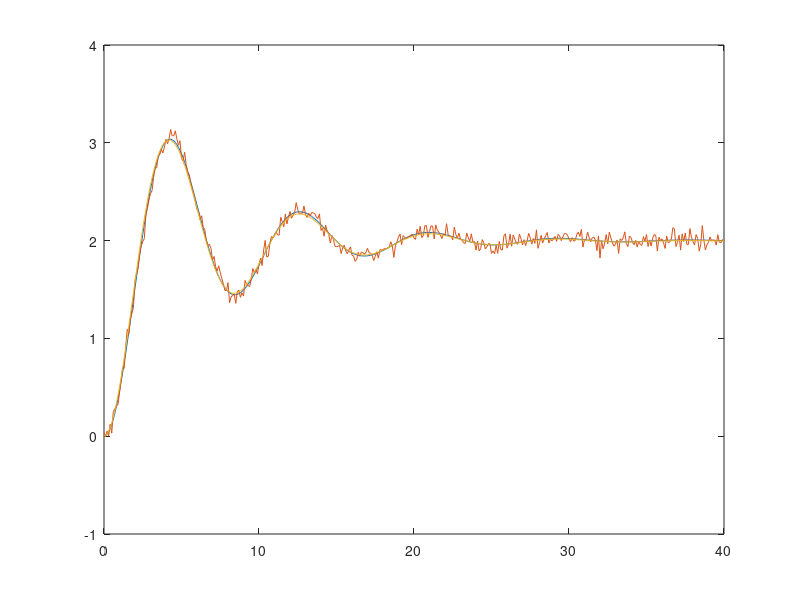
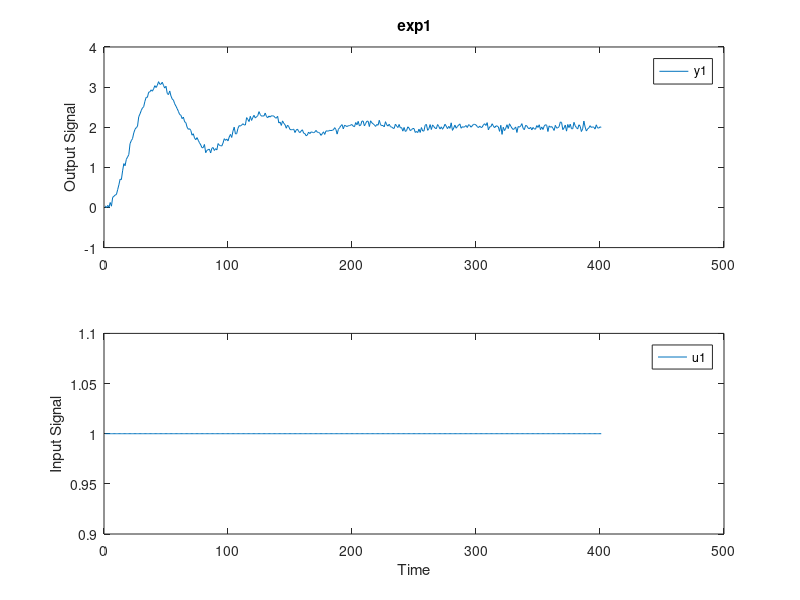
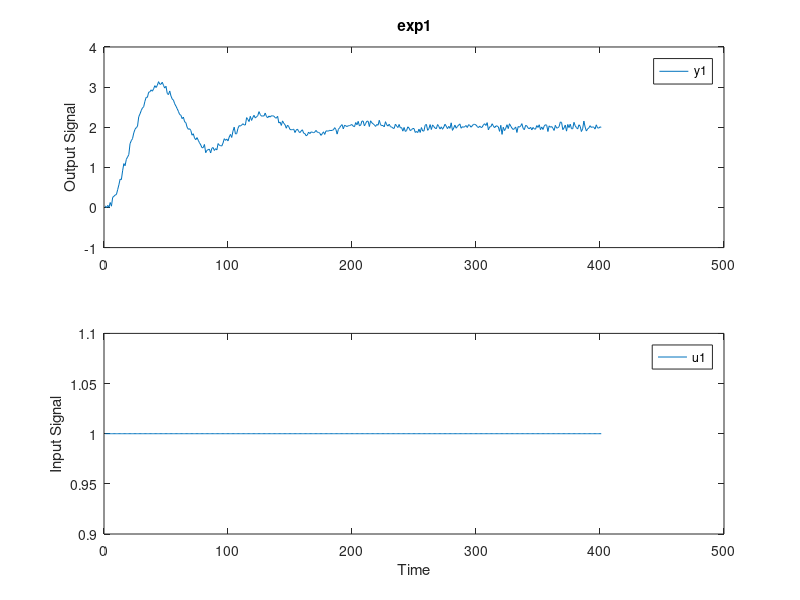

Write MATLAB code to recreate these figures, in order. (Note: this script raises an error after producing the figures.)
clc;
clear all;

%% Nominal model
num=[1 2];
den=[1 2 1.1 1];
Mytf=tf(num,den);

%% Data
load dataTemp;
figure(1)
plot(t,y,t,ynoisy)
hold on;

%% Graphical method
len1=length(t);
window=20;
% estim k
ynoisy_final=ynoisy(len1-window:len1);
kestim=mean(ynoisy_final);
disp(['kestim=',num2str(kestim)]);

% overshoot
t1=4.2;
n1=round(t1/Ts);
t2=12.6;
n2=round(t2/Ts);

M=(y(n1)-kestim)/kestim;
zetaestim=-log(M)/sqrt(pi^2+log(M)^2);
disp(['zetaestim=',num2str(zetaestim)]);
Tp=t2-t1;
omeganestim=(2*pi)/(Tp*sqrt(1-zetaestim^2));
disp(['omeganestim=',num2str(omeganestim)]);

numMod1=kestim*omeganestim*omeganestim;
denMod1=[1 2*zetaestim*omeganestim omeganestim*omeganestim];

sysMod1=tf(numMod1,denMod1);
[yMod1]=step(sysMod1,t);
residual1=sum((ynoisy - yMod1).^2);
R2=1-residual1/sum((ynoisy - mean(ynoisy)).^2);
disp(['R2=',num2str(R2)]);

plot(t,yMod1)

%% Using Sysid
u=ones(len1,1);
Data = iddata(ynoisy,u,Ts);
get(Data);
% select data for identif
% window ident
window=len1;
DataIdent = Data(1:window); % Select range for data 
figure(2)
plot(DataIdent);
%DataIdent = detrend(DataIdent);
figure(3)
plot(DataIdent);

%%%%%%%%%%%%%%%%%%%%%%%%%%%%%%%%%
%% Estimate models parameters  %%
%%%%%%%%%%%%%%%%%%%%%%%%%%%%%%%%%
% state spasce model parameter estimation
m1 = ssest(DataIdent,3) % select dimension of state (here 2)
[num1,den1]=ss2tf(m1.A,m1.B,m1.C,m1.D);
tf1=tf(num1,den1);
% arx model parameter estimation
m2 = arx(DataIdent,[3 2 0]) % select orders (here 3 2 and no delay)
tf2=d2c(m2,'zoh');
% transfert function parameter estimation
m3 = tfest(DataIdent, 3, 2, 0, 'Ts', Ts) % select np=2,nz=1,iodelay=0 discrete model using Ts
m3c=d2c(m3,'zoh');
tf3=tf(m3c.Numerator,m3c.Denominator) % from transfert function obtain new state space model parameters
% pem
opt = n4sidOptions('Focus','simulation');
init_sys = n4sid(DataIdent,3,opt); 
init_sys.Report.Fit.FitPercent; % very small fit 2% with initial model
m4 = pem(DataIdent,init_sys,'Display','on','SearchMethod','lm'); 
[num4,den4]=ss2tf(m4.A,m4.B,m4.C,m4.D);
tf4=tf(num4,den4);
%Validating the Estimated Model to Experimental Output
figure(4)
compare(DataIdent,m1,m2,m3,m4);
set(gcf,'DefaultLegendLocation','best')







